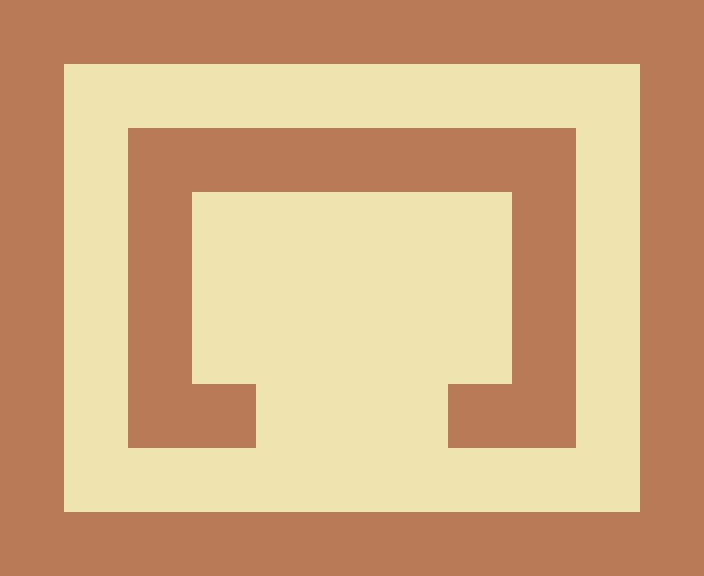

The image is a tile-based game level rendered from a .tmx file. Its description and complete source (layers, tilesets, objects, tile grids) follow:
An orthogonal 11x9 tile map with 64x64 px tiles, 1 tile layer (tiles).

<map version="1.0" orientation="orthogonal" width="11" height="9" tilewidth="64" tileheight="64">
 <tileset firstgid="1" name="tiled" tilewidth="64" tileheight="64">
  <image source="../tiled.png" width="256" height="128" />
 </tileset>
 <layer name="tiles" width="11" height="9">
  <data>
   <tile gid="1" />
   <tile gid="1" />
   <tile gid="1" />
   <tile gid="1" />
   <tile gid="1" />
   <tile gid="1" />
   <tile gid="1" />
   <tile gid="1" />
   <tile gid="1" />
   <tile gid="1" />
   <tile gid="1" />
   <tile gid="1" />
   <tile gid="2" />
   <tile gid="2" />
   <tile gid="2" />
   <tile gid="2" />
   <tile gid="2" />
   <tile gid="2" />
   <tile gid="2" />
   <tile gid="2" />
   <tile gid="2" />
   <tile gid="1" />
   <tile gid="1" />
   <tile gid="2" />
   <tile gid="1" />
   <tile gid="1" />
   <tile gid="1" />
   <tile gid="1" />
   <tile gid="1" />
   <tile gid="1" />
   <tile gid="1" />
   <tile gid="2" />
   <tile gid="1" />
   <tile gid="1" />
   <tile gid="2" />
   <tile gid="1" />
   <tile gid="2" />
   <tile gid="2" />
   <tile gid="2" />
   <tile gid="2" />
   <tile gid="2" />
   <tile gid="1" />
   <tile gid="2" />
   <tile gid="1" />
   <tile gid="1" />
   <tile gid="2" />
   <tile gid="1" />
   <tile gid="2" />
   <tile gid="2" />
   <tile gid="2" />
   <tile gid="2" />
   <tile gid="2" />
   <tile gid="1" />
   <tile gid="2" />
   <tile gid="1" />
   <tile gid="1" />
   <tile gid="2" />
   <tile gid="1" />
   <tile gid="2" />
   <tile gid="2" />
   <tile gid="2" />
   <tile gid="2" />
   <tile gid="2" />
   <tile gid="1" />
   <tile gid="2" />
   <tile gid="1" />
   <tile gid="1" />
   <tile gid="2" />
   <tile gid="1" />
   <tile gid="1" />
   <tile gid="2" />
   <tile gid="2" />
   <tile gid="2" />
   <tile gid="1" />
   <tile gid="1" />
   <tile gid="2" />
   <tile gid="1" />
   <tile gid="1" />
   <tile gid="2" />
   <tile gid="2" />
   <tile gid="2" />
   <tile gid="2" />
   <tile gid="2" />
   <tile gid="2" />
   <tile gid="2" />
   <tile gid="2" />
   <tile gid="2" />
   <tile gid="1" />
   <tile gid="1" />
   <tile gid="1" />
   <tile gid="1" />
   <tile gid="1" />
   <tile gid="1" />
   <tile gid="1" />
   <tile gid="1" />
   <tile gid="1" />
   <tile gid="1" />
   <tile gid="1" />
   <tile gid="1" />
  </data>
 </layer>
</map>
